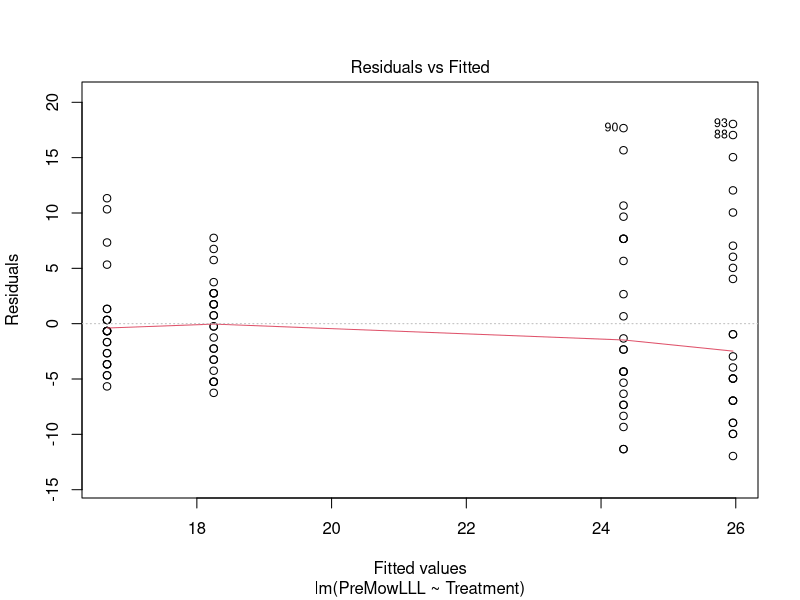
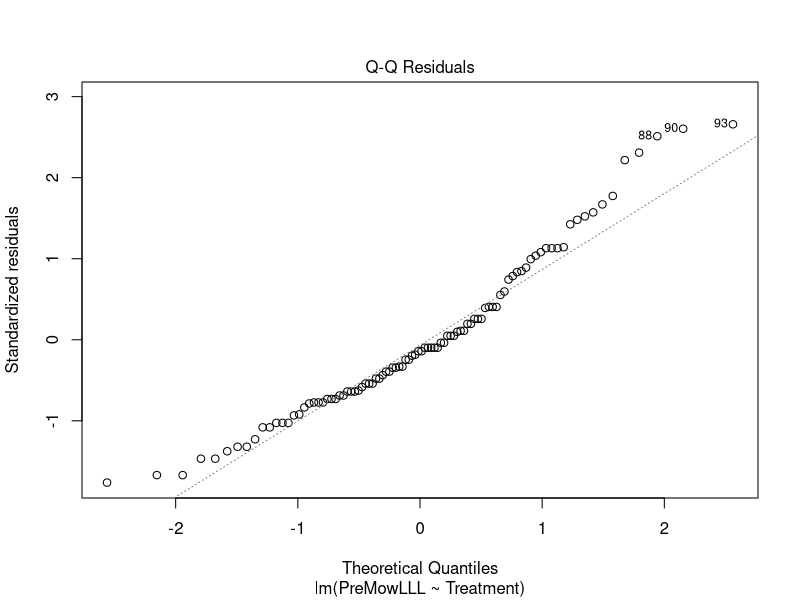
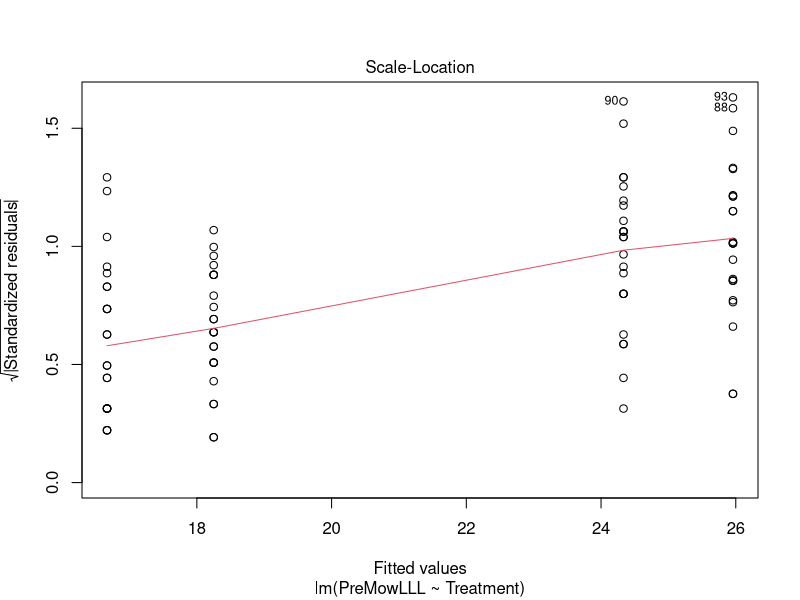
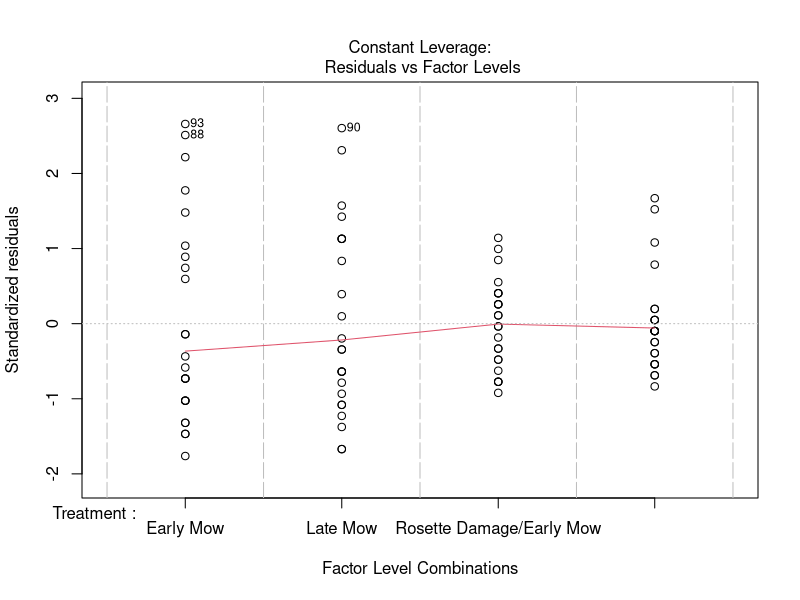
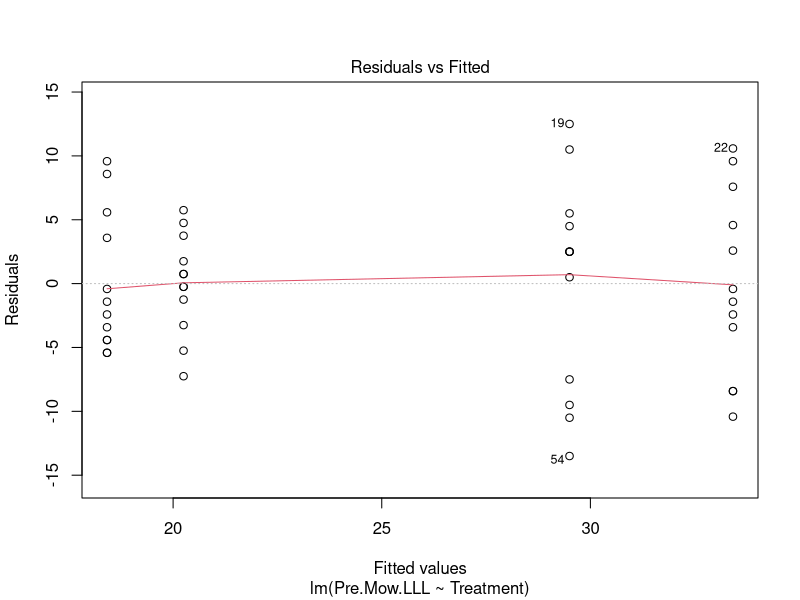
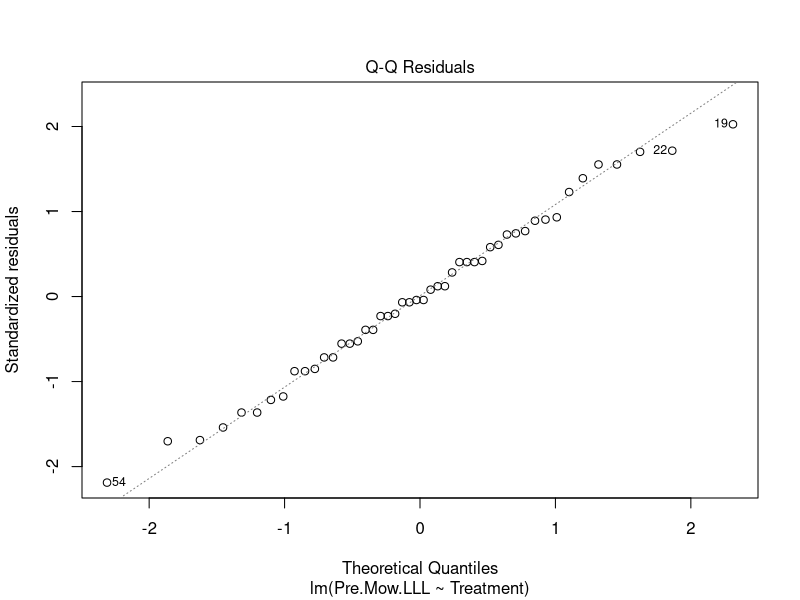
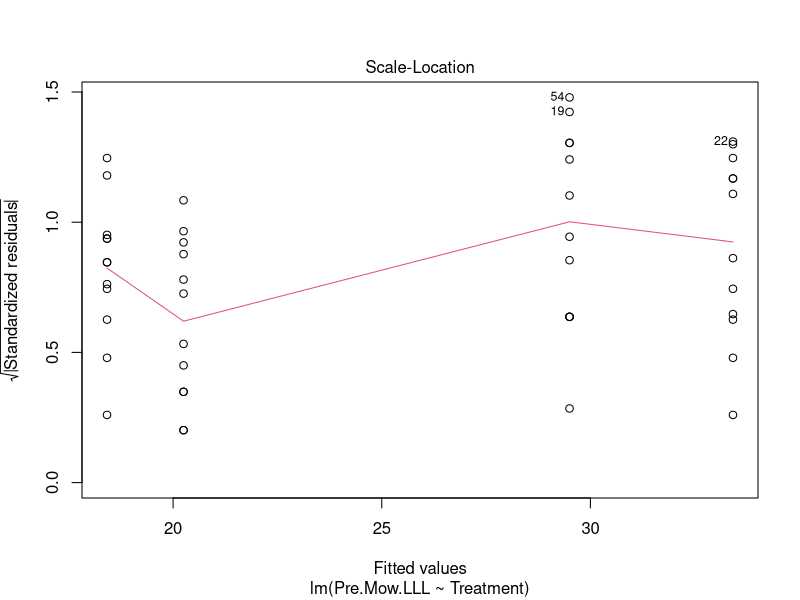
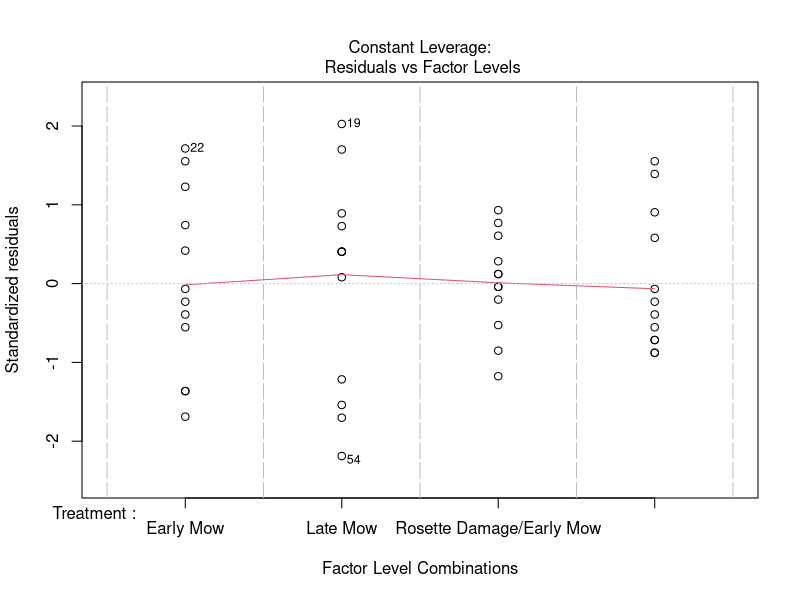

Recreate these plots in R, in order.
#This file contains analysis of longest leaf length in the week immediately before mowing
#to try to get at the mechanism by which rosette damage causes earlier death

#load packages
library(multcompView)
library(emmeans)
library(multcomp)

#Combined####
#load data
LLL_combined<-read.csv("Combined Pre Mowing LLL Data.csv")

#Make treatment a factor
LLL_combined$Treatment<-as.factor(LLL_combined$Treatment)

#Make year a factor
LLL_combined$Year<-as.factor(LLL_combined$Year)

#Exclude treatments that include both early and late mow
LLL_filtered <- LLL_combined[!(LLL_combined$Treatment == "Rosette Damage/Early Mow/Late Mow"|LLL_combined$Treatment=="Early Mow/Late Mow"), ]

#run an ANOVA
anova_combined_filt<-aov(lm(PreMowLLL~Treatment, data=LLL_filtered))

#check residuals
plot(lm(PreMowLLL~Treatment, data=LLL_filtered)) #looks fine

#summarize anova
summary(anova_combined_filt)
#at least one group is significantly different

#Post-hoc comparisons
emmeans(anova_combined_filt, specs = pairwise~Treatment)
cld(emmeans(anova_combined_filt, specs = pairwise~Treatment), Letters=letters)
#RD+LM significantly shorter than LM
#RD+EM significantly shorter than EM

#2025####
#load data
LLL2025<-read.csv("2025 Pre Mowing LLL Data.csv")

#Make treatment a factor
LLL2025$Treatment<-as.factor(LLL2025$Treatment)

#Exclude treatments that include both early and late mow
LLL2025_filtered <- LLL2025[!(LLL2025$Treatment == "Rosette Damage/Early Mow/Late Mow"|LLL2025$Treatment=="Early Mow/Late Mow"), ]

#run an ANOVA
anova2025<-aov(lm(Pre.Mow.LLL~Treatment, data=LLL2025_filtered))

#check residuals
plot(lm(Pre.Mow.LLL~Treatment, data=LLL2025_filtered)) #looks fine

#summarize anova
summary(anova2025)
#at least one group is significantly different

#Post-hoc comparisons
emmeans(anova2025, specs = pairwise~Treatment)
cld(emmeans(anova2025, specs = pairwise~Treatment), Letters=letters)

#RD+LM significantly shorter than LM
#RD+EM significantly shorter than EM

#2024####
#load data
LLL2024<-read.csv("2024 Pre Mowing LLL Data.csv")

#Make treatment a factor
LLL2024$Treatment<-as.factor(LLL2024$Treatment)

#Exclude treatments that include both early and late mow
LLL2024_filtered <- LLL2024[!(LLL2024$Treatment == "Rosette Damage/Early Mow/Late Mow"|LLL2024$Treatment=="Early Mow/Late Mow"), ]

#run an ANOVA
anova2024<-aov(lm(PreMowLLL~Treatment, data=LLL2024_filtered))

#check residuals
plot(lm(PreMowLLL~Treatment, data=LLL2024_filtered)) #looks fine

#summarize anova
summary(anova2024)
#at least one group is significantly different

#Post-hoc comparisons
emmeans(anova2024, specs = pairwise~Treatment)
cld(emmeans(anova2024, specs = pairwise~Treatment), Letters=letters)

#RD+LM significantly shorter than LM
#RD+EM is not significantly shorter than EM
